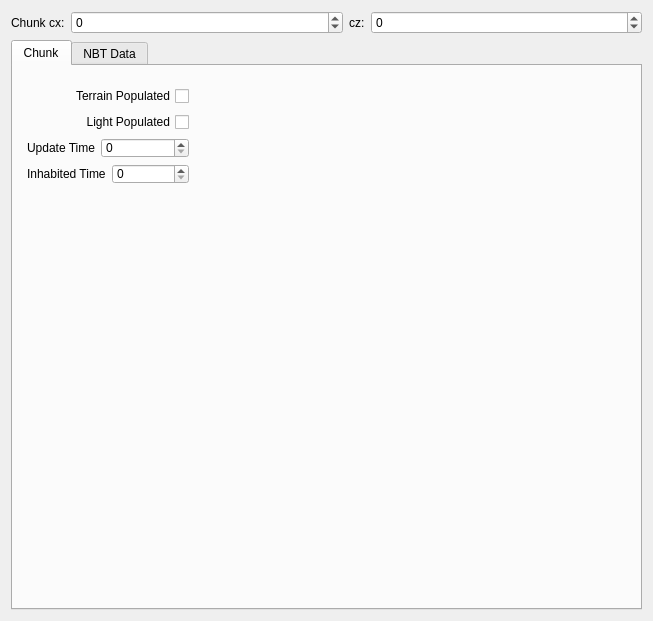
<?xml version="1.0" encoding="UTF-8"?>
<ui version="4.0">
 <class>Form</class>
 <widget class="QWidget" name="Form">
  <property name="geometry">
   <rect>
    <x>0</x>
    <y>0</y>
    <width>653</width>
    <height>621</height>
   </rect>
  </property>
  <property name="windowTitle">
   <string>Form</string>
  </property>
  <layout class="QVBoxLayout" name="verticalLayout">
   <item>
    <layout class="QHBoxLayout" name="horizontalLayout" stretch="0,1,0,1">
     <item>
      <widget class="QLabel" name="label">
       <property name="text">
        <string>Chunk cx:</string>
       </property>
      </widget>
     </item>
     <item>
      <widget class="QSpinBox" name="cxSpinBox">
       <property name="frame">
        <bool>true</bool>
       </property>
       <property name="buttonSymbols">
        <enum>QAbstractSpinBox::UpDownArrows</enum>
       </property>
       <property name="minimum">
        <number>-900000000</number>
       </property>
       <property name="maximum">
        <number>900000000</number>
       </property>
       <property name="value">
        <number>0</number>
       </property>
      </widget>
     </item>
     <item>
      <widget class="QLabel" name="label_2">
       <property name="text">
        <string>cz:</string>
       </property>
      </widget>
     </item>
     <item>
      <widget class="QSpinBox" name="czSpinBox">
       <property name="minimum">
        <number>-90000000</number>
       </property>
       <property name="maximum">
        <number>90000000</number>
       </property>
      </widget>
     </item>
    </layout>
   </item>
   <item>
    <widget class="QTabWidget" name="tabWidget">
     <property name="currentIndex">
      <number>0</number>
     </property>
     <widget class="QWidget" name="tab">
      <attribute name="title">
       <string>Chunk</string>
      </attribute>
      <widget class="QWidget" name="">
       <property name="geometry">
        <rect>
         <x>14</x>
         <y>20</y>
         <width>162</width>
         <height>98</height>
        </rect>
       </property>
       <layout class="QVBoxLayout" name="verticalLayout_2">
        <item>
         <widget class="QCheckBox" name="terrainPopulatedInput">
          <property name="toolTip">
           <string>Marks this chunk to have trees, lakes, ores, and other terrain features regenerated in Minecraft.</string>
          </property>
          <property name="layoutDirection">
           <enum>Qt::RightToLeft</enum>
          </property>
          <property name="text">
           <string>Terrain Populated</string>
          </property>
         </widget>
        </item>
        <item>
         <widget class="QCheckBox" name="lightPopulatedInput">
          <property name="toolTip">
           <string>Currently does nothing. Minecraft sets it after generating a chunk but never reads it again.</string>
          </property>
          <property name="layoutDirection">
           <enum>Qt::RightToLeft</enum>
          </property>
          <property name="text">
           <string>Light Populated</string>
          </property>
         </widget>
        </item>
        <item>
         <layout class="QHBoxLayout" name="horizontalLayout_3">
          <item>
           <widget class="QLabel" name="label_3">
            <property name="sizePolicy">
             <sizepolicy hsizetype="Minimum" vsizetype="Preferred">
              <horstretch>0</horstretch>
              <verstretch>0</verstretch>
             </sizepolicy>
            </property>
            <property name="toolTip">
             <string>Time in ticks when this chunk was last updated. Recently played chunks will reflect the current in-game time, older chunks will have smaller values.</string>
            </property>
            <property name="text">
             <string>Update Time</string>
            </property>
           </widget>
          </item>
          <item>
           <widget class="QSpinBox" name="updateTimeInput">
            <property name="sizePolicy">
             <sizepolicy hsizetype="Expanding" vsizetype="Fixed">
              <horstretch>0</horstretch>
              <verstretch>0</verstretch>
             </sizepolicy>
            </property>
            <property name="toolTip">
             <string>Time in ticks when this chunk was last updated. Recently played chunks will reflect the current in-game time, older chunks will have smaller values.</string>
            </property>
            <property name="minimum">
             <number>0</number>
            </property>
            <property name="maximum">
             <number>2000000000</number>
            </property>
           </widget>
          </item>
         </layout>
        </item>
        <item>
         <layout class="QHBoxLayout" name="horizontalLayout_2">
          <item>
           <widget class="QLabel" name="label_4">
            <property name="sizePolicy">
             <sizepolicy hsizetype="Minimum" vsizetype="Preferred">
              <horstretch>0</horstretch>
              <verstretch>0</verstretch>
             </sizepolicy>
            </property>
            <property name="toolTip">
             <string>Number of ticks the player has spent in this chunk.</string>
            </property>
            <property name="text">
             <string>Inhabited Time</string>
            </property>
           </widget>
          </item>
          <item>
           <widget class="QSpinBox" name="inhabitedTimeInput">
            <property name="sizePolicy">
             <sizepolicy hsizetype="Expanding" vsizetype="Fixed">
              <horstretch>0</horstretch>
              <verstretch>0</verstretch>
             </sizepolicy>
            </property>
            <property name="toolTip">
             <string>Number of ticks the player has spent in this chunk.</string>
            </property>
            <property name="minimum">
             <number>0</number>
            </property>
            <property name="maximum">
             <number>2000000000</number>
            </property>
           </widget>
          </item>
         </layout>
        </item>
       </layout>
      </widget>
     </widget>
     <widget class="NBTTreeView" name="nbtTreeView">
      <attribute name="title">
       <string>NBT Data</string>
      </attribute>
     </widget>
    </widget>
   </item>
  </layout>
 </widget>
 <customwidgets>
  <customwidget>
   <class>NBTTreeView</class>
   <extends>QWidget</extends>
   <header>nbttreeview.h</header>
   <container>1</container>
  </customwidget>
 </customwidgets>
 <resources/>
 <connections/>
</ui>
